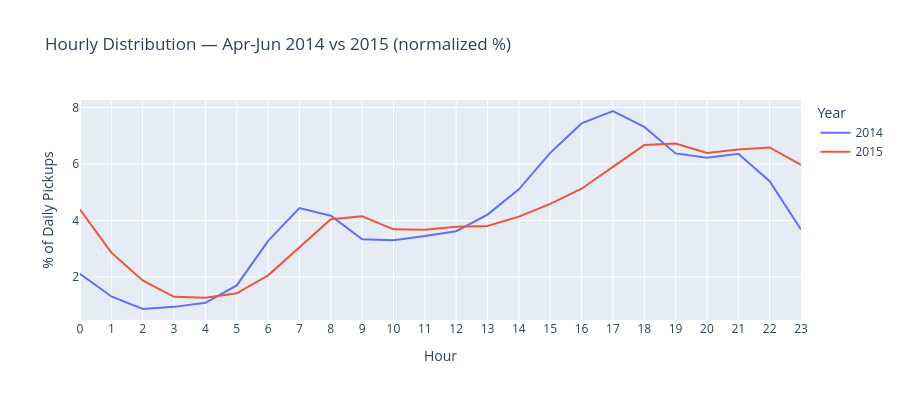

Write notebook code for a chart like this one.
### Markdown cell above
### 3.5 Temporal Pattern Evolution

Did the hourly and daily patterns change between years?

### Code cell
hourly_14 = overlap_2014.groupby("hour").size().reset_index(name="count")
hourly_14["pct"] = hourly_14["count"] / hourly_14["count"].sum() * 100
hourly_14["year"] = "2014"

hourly_15 = overlap_2015.groupby("hour").size().reset_index(name="count")
hourly_15["pct"] = hourly_15["count"] / hourly_15["count"].sum() * 100
hourly_15["year"] = "2015"

hourly = pd.concat([hourly_14, hourly_15])

fig = px.line(
    hourly, x="hour", y="pct", color="year",
    title="Hourly Distribution — Apr-Jun 2014 vs 2015 (normalized %)",
    labels={"hour": "Hour", "pct": "% of Daily Pickups", "year": "Year"},
    color_discrete_map={"2014": "#636EFA", "2015": "#EF553B"},
    height=400,
)
fig.update_xaxes(dtick=1)
fig.write_image("reports/figures/04_06_hourly_distribution_overlay.png", width=1200, height=700, scale=2)
fig.show()

### Figure 1 — Plotly figure (JSON) as saved in the notebook; plotly's stock layout.template omitted (floating-point values rounded to 4 significant figures)
{"data": [{"hovertemplate": "Year=2014<br>Hour=%{x}<br>% of Daily Pickups=%{y}<extra></extra>", "legendgroup": "2014", "line": {"color": "#636EFA", "dash": "solid"}, "marker": {"symbol": "circle"}, "mode": "lines", "name": "2014", "orientation": "v", "showlegend": true, "type": "scatter", "x": [0, 1, 2, 3, 4, 5, 6, 7, 8, 9, 10, 11, 12, 13, 14, 15, 16, 17, 18, 19, 20, 21, 22, 23], "xaxis": "x", "y": [2.11, 1.309, 0.8665, 0.9419, 1.087, 1.701, 3.281, 4.442, 4.172, 3.337, 3.305, 3.448, 3.622, 4.208, 5.105, 6.396, 7.438, 7.878, 7.315, 6.377, 6.223, 6.364, 5.392, 3.683], "yaxis": "y"}, {"hovertemplate": "Year=2015<br>Hour=%{x}<br>% of Daily Pickups=%{y}<extra></extra>", "legendgroup": "2015", "line": {"color": "#EF553B", "dash": "solid"}, "marker": {"symbol": "circle"}, "mode": "lines", "name": "2015", "orientation": "v", "showlegend": true, "type": "scatter", "x": [0, 1, 2, 3, 4, 5, 6, 7, 8, 9, 10, 11, 12, 13, 14, 15, 16, 17, 18, 19, 20, 21, 22, 23], "xaxis": "x", "y": [4.389, 2.862, 1.878, 1.298, 1.263, 1.421, 2.059, 3.06, 4.047, 4.148, 3.687, 3.677, 3.783, 3.806, 4.136, 4.587, 5.127, 5.899, 6.672, 6.73, 6.395, 6.518, 6.588, 5.97], "yaxis": "y"}], "layout": {"height": 400, "legend": {"title": {"text": "Year"}, "tracegroupgap": 0}, "title": {"text": "Hourly Distribution — Apr-Jun 2014 vs 2015 (normalized %)"}, "xaxis": {"anchor": "y", "domain": [0, 1], "dtick": 1, "title": {"text": "Hour"}}, "yaxis": {"anchor": "x", "domain": [0, 1], "title": {"text": "% of Daily Pickups"}}}}
